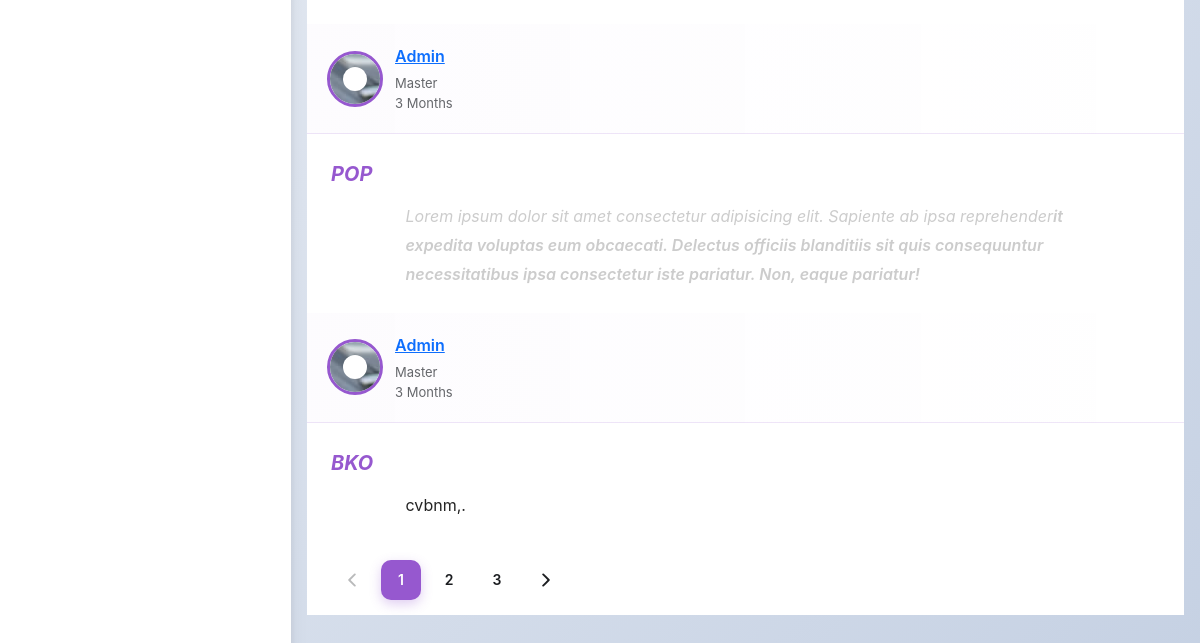
Before: /user/explore/?page=3 (lower part) with the older database file.
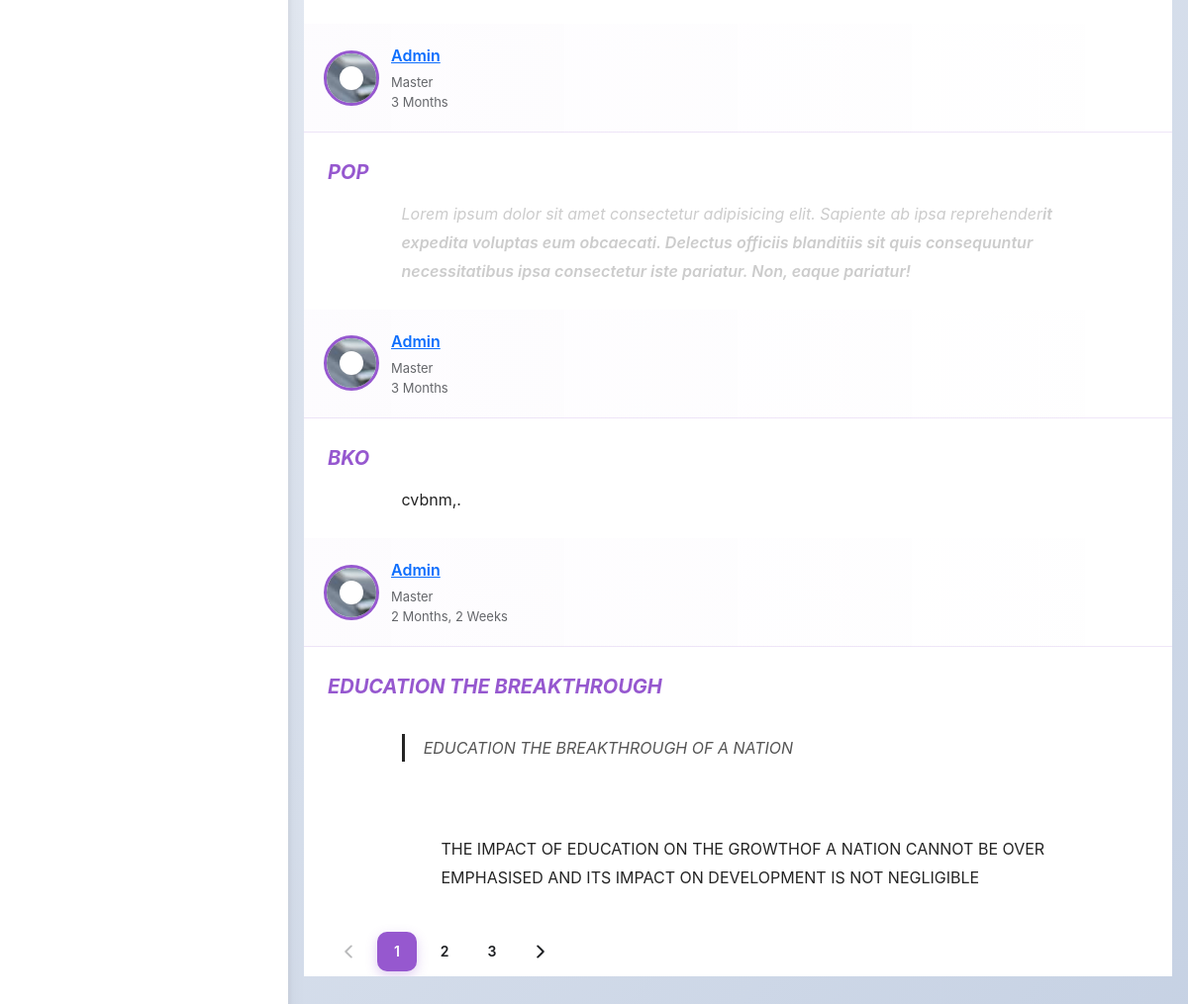
After: the same page with the newer database file.
### user/models.py (models this page shows, shortened)
class Article(models.Model):
    user = models.ForeignKey(User,on_delete=models.CASCADE)
    title = models.CharField(max_length=30)
    content = CKEditor5Field('Text', config_name='extends')
    time_created = models.DateTimeField(auto_now_add=True)
    date = models.DateField(auto_now_add=True)
    is_flagged = models.BooleanField(default=False)
    category = models.ForeignKey(Category,on_delete=models.CASCADE,null=True,default=None)
    slug = models.SlugField(unique=True,max_length=255)
    def __str__(self):
        return self.title

### authentication/models.py (models this page shows, shortened)
class UserProfile(models.Model):
    user = models.OneToOneField(User,on_delete=models.CASCADE)
    category = models.ForeignKey(UserCategory,on_delete=models.CASCADE)
    bio = models.TextField(default="enter bio")
    cover_photo = models.ImageField(upload_to="cover_photo/",default="test.jpg")
    profile_photo = models.ImageField(upload_to="profile_photo/",default="test.jpg")
    name_of_school = models.CharField(max_length=50,default="")
    level_of_education = models.CharField(max_length=50,default="")
    flags = models.IntegerField(default=0)

class UserCategory(models.Model):
    category_name = models.CharField(max_length=15)
    def __str__(self):
        return self.category_name

### user/views.py (the view)
# urls.py: path("explore/", views.explore, name="explore"),
def explore(request):
    user = request.user
    articles =( Article.objects.all().annotate(like_count=Count('like'))
                        .annotate(comment_count=Count('comment')).select_related("user__userprofile") )
    paginator = Paginator(articles,5)
    page_number = request.GET.get('page')
    page_obj = paginator.get_page(page_number)
    if request.user.is_authenticated:
       preferences = Prefrence.objects.get(user=request.user).category.all().values_list("id",flat=True)
    print(articles)
    context = {"articles":page_obj}
    return render(request,"user/explore.html",context)

### user/templatetags/user_tags.py (called while the page is built)
@register.filter
def count(value):
    count = len(value.split())
    return count

@register.filter
def generate_token(data):
    encoded_bytes = base64.urlsafe_b64encode(force_bytes(data))
    return force_str(encoded_bytes)

### user/utils.py (called while the page is built)
def custom_context(request):
    categories = Category.objects.all()
    if request.user.is_authenticated:
        preference = Prefrence.objects.get(user=request.user).category.all()
        likes = Like.objects.filter(user=request.user).values_list("article_id",flat=True)
        bookmarks = Bookmark.objects.filter(user=request.user).values_list("article_id",flat=True)
        connected_user_ids = get_complex_data(request)
        print(connected_user_ids)
        context = {"category":categories,
                   "connections":connected_user_ids,
                    "saved_preferences":preference,"likes":likes,
               "bookmarks":bookmarks,}
    else:
        context = {"category":categories}
    return context

### user/templates/user/explore.html (shortened to what this page needs)
{% extends 'user/base.html' %}
{% load user_tags %}
{% block articly_main_body %}
{% for a in articles %}
    {% include "user/components/article.html" with a=a likes=likes bookmarks=bookmarks connections=connections %}
{% endfor %}
<div class="pagination-container pagination-minimal pagination-full">
                    <button class="page-btn arrow-btn" disabled>
                        <svg xmlns="http://www.w3.org/2000/svg" fill="none" viewBox="0 0 24 24" stroke-width="2.5">
                            <path stroke-linecap="round" stroke-linejoin="round" d="M15.75 19.5 8.25 12l7.5-7.5" />
                        </svg>
                    </button>
                    <a href="?page=1" class="page-btn active">1</a>
                    <a href="?page=2" class="page-btn">2</a>
                    <a href="?page=3" class="page-btn">3</a>
                    <a href="?page=2" class="page-btn arrow-btn">
                        <svg xmlns="http://www.w3.org/2000/svg" fill="none" viewBox="0 0 24 24" stroke-width="2.5">
                            <path stroke-linecap="round" stroke-linejoin="round" d="m8.25 4.5 7.5 7.5-7.5 7.5" />
                        </svg>
                    </a>
                </div>
{% endblock articly_main_body %}

### user/templates/user/components/article.html (shortened to what this page needs)
{% load user_tags %}
<div class="post w-100 position-relative">
  <div class="author-info d-flex align-items-center justify-content-between">
    <div class="d-flex align-items-center">
      <div class="author-photo">
        <img src="{{ a.user.userprofile.profile_photo.url }}" alt="" />
      </div>
      <div class="capitalize">
        <div class="author-name"> <a href="{% url 'user_profile' a.user.username|generate_token %}">{{ a.user }}</a></div>
        <span class="author-role">{{ a.user.userprofile.category }}</span>
        <span class="author-role d-block">{{ a.time_created|timesince }}</span>
      </div>
    </div>
  </div>
  {% if a.is_flagged %}
  <div class="article-body flagged-content">
    <div class="article-title text-uppercase">{{ a.title }}</div>
    <div class="article-text">{{ a.content|safe }}</div>
  </div>
  {% else %}
  <div class="article-body">
    <div class="article-title text-uppercase">{{ a.title }}</div>
    <div class="article-text"   id="articleBody{{ forloop.counter }}">
      {{ a.content|safe }}
    </div>
  </div>
  {% endif %}
</div>

Changed rows visible on the page:
added Article: user.userprofile.profile_photo (picture), user "Admin", user.userprofile.category "Master", time_created "2 Months, 2 Weeks", title "EDUCATION THE BREAKTHROUGH", content "EDUCATION THE BREAKTHROUGH OF A NATION THE IMPACT OF EDUCATION ON THE GROWTHOF A NATION CANNOT BE OVER EMPHASISED AND ITS IMPACT ON DEVELOPMENT IS NOT NEGLIGIBLE"
